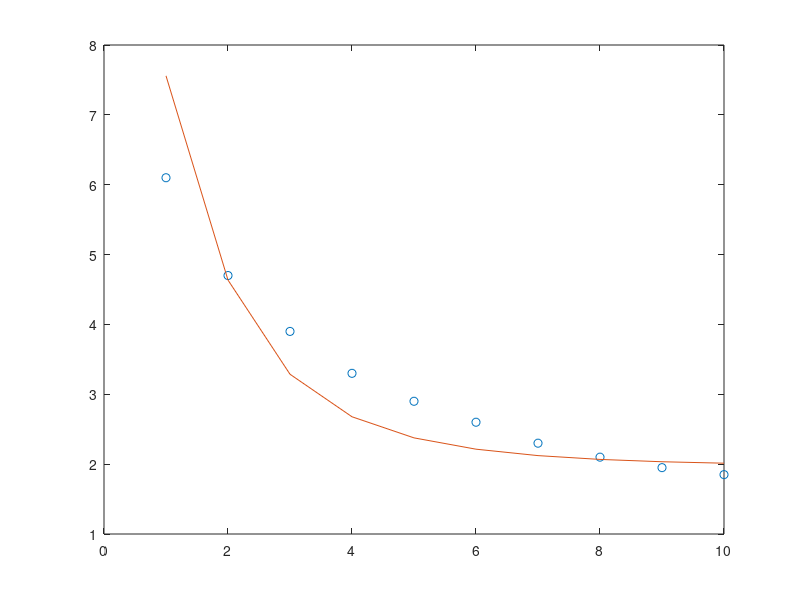

MATLAB code for this plot:
clc;clear all;close all;
%y-2=A(x+0.5)^B
%ln(y-2)=lnA+Bln(x+0.5)
c=.5;
d=2;
x=1:10;
y=[6.1 4.7 3.9 3.3 2.9 2.6 2.3 2.1 1.95 1.85];
yo=log10(y-d);
X=log10(x+c);
n=length(x);
sumx=0;
sumsq=0;
sumxy=0;
sumy=0;
for i=1:10
    sumx=sumx+X(i);
    sumsq=sumsq+(X(i)^2);
    sumxy=sumxy+X(i)*yo(i);
    sumy=sumy+yo(i);
end
b=[sumy;sumxy];
a=[n sumx;sumx sumsq];
z=a\b;
A=10^(z(1))
B=z(2)
ym=(A*((x+.5).^B))+2;
plot(x,y,'o',x,ym);